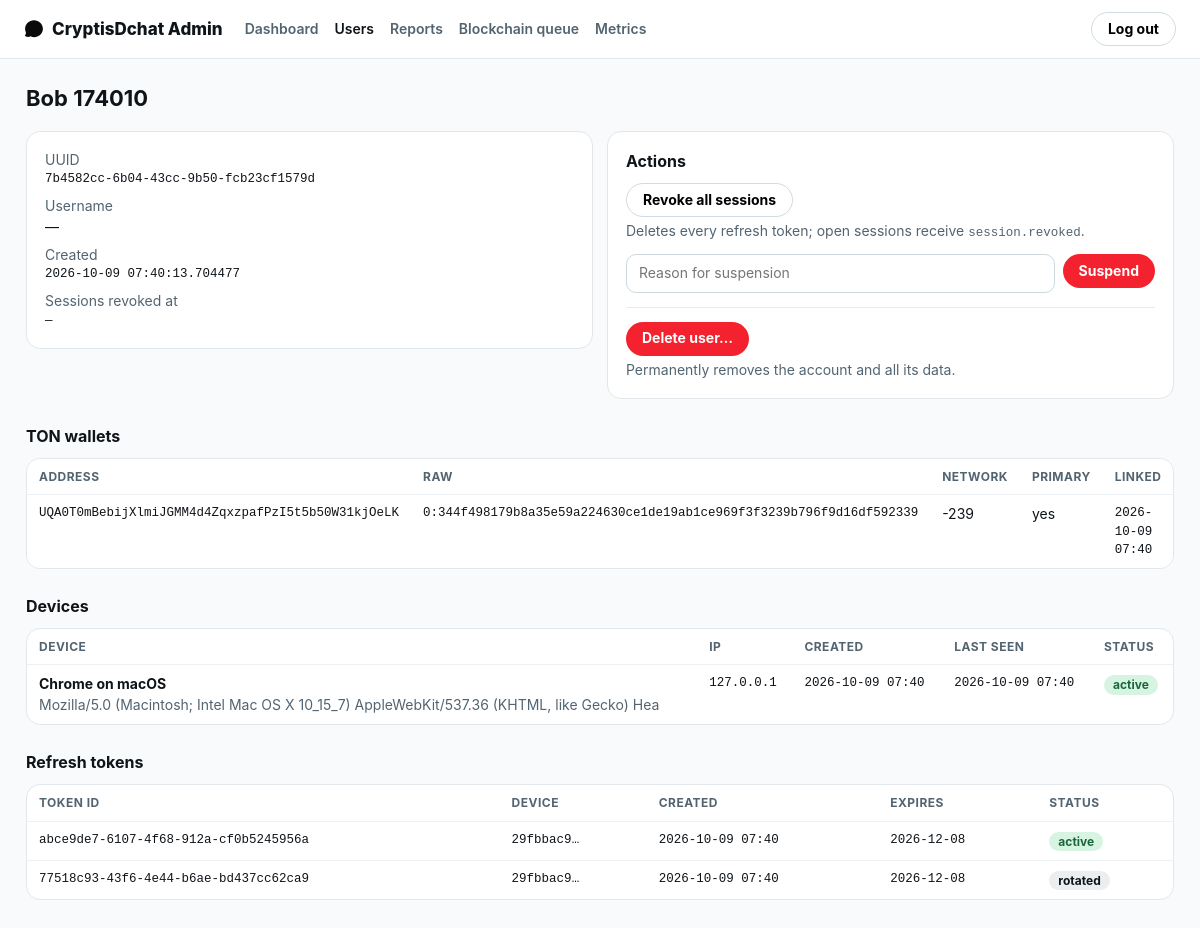
The page /admin/users/7b4582cc-6b04-43cc-9b50-fcb23cf1579d (signed in) on the database its author committed.
### backend/app/models/user.py (models this page shows)
class User(TimestampMixin, Base):
    __tablename__ = "users"
    id: Mapped[str] = mapped_column(String(36), primary_key=True, default=new_uuid)
    display_name: Mapped[str] = mapped_column(String(50), nullable=False, default="")
    username: Mapped[str | None] = mapped_column(String(32), unique=True, nullable=True)
    bio: Mapped[str] = mapped_column(String(160), nullable=False, default="")
    avatar_upload_id: Mapped[str | None] = mapped_column(String(36), nullable=True)
    avatar_tint: Mapped[str] = mapped_column(String(32), nullable=False, default="hsl(204 60% 45%)")
    is_suspended: Mapped[bool] = mapped_column(Boolean, nullable=False, default=False)
    suspended_reason: Mapped[str | None] = mapped_column(String(255), nullable=True)
    sessions_revoked_at: Mapped[datetime | None] = mapped_column(DateTime, nullable=True)
    last_seen_at: Mapped[datetime | None] = mapped_column(DateTime, nullable=True)
    wallets: Mapped[list[UserWallet]] = relationship(back_populates="user", lazy="selectin")

class UserWallet(Base):
    __tablename__ = "user_wallets"
    __table_args__ = (Index("ix_user_wallets_user_id", "user_id"),)
    id: Mapped[str] = mapped_column(String(36), primary_key=True, default=new_uuid)
    user_id: Mapped[str] = mapped_column(String(36), ForeignKey("users.id", ondelete="CASCADE"), nullable=False)
    address: Mapped[str] = mapped_column(String(80), nullable=False, unique=True)  # raw-форма "0:<hex>"
    friendly_address: Mapped[str] = mapped_column(String(64), nullable=False, default="")
    public_key: Mapped[str] = mapped_column(String(64), nullable=False)          # ed25519 hex
    network: Mapped[str] = mapped_column(String(8), nullable=False, default="-239")
    is_primary: Mapped[bool] = mapped_column(Boolean, nullable=False, default=True)
    linked_at: Mapped[datetime] = mapped_column(DateTime, nullable=False, default=utcnow)
    user: Mapped[User] = relationship(back_populates="wallets")

class Device(Base):
    __tablename__ = "devices"
    __table_args__ = (Index("ix_devices_user_id", "user_id"),)
    id: Mapped[str] = mapped_column(String(36), primary_key=True, default=new_uuid)
    user_id: Mapped[str] = mapped_column(String(36), ForeignKey("users.id", ondelete="CASCADE"), nullable=False)
    name: Mapped[str] = mapped_column(String(100), nullable=False, default="Web browser")
    user_agent: Mapped[str] = mapped_column(String(255), nullable=False, default="")
    ip_address: Mapped[str] = mapped_column(String(45), nullable=False, default="")
    created_at: Mapped[datetime] = mapped_column(DateTime, nullable=False, default=utcnow)
    last_seen_at: Mapped[datetime] = mapped_column(DateTime, nullable=False, default=utcnow)
    revoked_at: Mapped[datetime | None] = mapped_column(DateTime, nullable=True)
    client_key_hash: Mapped[str | None] = mapped_column(String(64), nullable=True)
    tokens_revoked_at: Mapped[datetime | None] = mapped_column(DateTime, nullable=True)

class RefreshToken(Base):
    __tablename__ = "refresh_tokens"
    __table_args__ = (
        Index("ix_refresh_tokens_user_id", "user_id"),
        Index("ix_refresh_tokens_device_id", "device_id"),
    )
    id: Mapped[str] = mapped_column(String(36), primary_key=True, default=new_uuid)
    user_id: Mapped[str] = mapped_column(String(36), ForeignKey("users.id", ondelete="CASCADE"), nullable=False)
    device_id: Mapped[str] = mapped_column(String(36), ForeignKey("devices.id", ondelete="CASCADE"), nullable=False)
    token_hash: Mapped[str] = mapped_column(String(64), nullable=False, unique=True)
    created_at: Mapped[datetime] = mapped_column(DateTime, nullable=False, default=utcnow)
    expires_at: Mapped[datetime] = mapped_column(DateTime, nullable=False)
    last_used_at: Mapped[datetime | None] = mapped_column(DateTime, nullable=True)
    revoked_at: Mapped[datetime | None] = mapped_column(DateTime, nullable=True)
    replaced_by_id: Mapped[str | None] = mapped_column(String(36), nullable=True)

### backend/admin_app/views.py (the view)
@bp.get("/admin/users/<uuid>")
@login_required
def user_detail(uuid: str):
    user = db.session.get(User, uuid)
    if user is None:
        return render_template("admin/not_found.html", logout_form=ActionForm()), 404
    devices = db.session.scalars(select(Device).where(Device.user_id == uuid).order_by(Device.last_seen_at.desc())).all()
    tokens = db.session.scalars(select(RefreshToken).where(RefreshToken.user_id == uuid)
                                .order_by(RefreshToken.created_at.desc()).limit(50)).all()
    wallets = db.session.scalars(select(UserWallet).where(UserWallet.user_id == uuid)).all()
    audit("user.view", "user", uuid)
    db.session.commit()
    return render_template("admin/user_detail.html", user=user, devices=devices, tokens=tokens, wallets=wallets,
                           suspend_form=SuspendForm(), action_form=ActionForm(), logout_form=ActionForm(), now=utcnow())

### backend/admin_app/forms.py
class SuspendForm(FlaskForm):
    reason = StringField("Reason", validators=[DataRequired(), Length(max=255)])
    submit = SubmitField("Suspend account")

class ActionForm(FlaskForm):
    submit = SubmitField("Confirm")

### backend/admin_app/views.py (called while the page is built)
def audit(action: str, target_type: str = "", target_id: str = "", **details) -> None:
    db.session.add(AdminAuditLog(
        admin_id=session.get("admin_id"), action=action, target_type=target_type, target_id=str(target_id),
        details=json.dumps(details, default=str), ip_address=(request.remote_addr or "")[:45],
    ))

def login_required(view):
    @wraps(view)
    def wrapper(*args, **kwargs):
        if not session.get("admin_id"):
            return redirect(url_for("admin.login", next=request.path))
        admin = db.session.get(AdminUser, session["admin_id"])
        if admin is None or not admin.is_active:
            session.clear()
            return redirect(url_for("admin.login"))
        return view(*args, **kwargs)
    return wrapper

### backend/app/models/base.py (called while the page is built)
def utcnow() -> datetime:
    return datetime.now(timezone.utc).replace(tzinfo=None)

### backend/admin_app/templates/admin/user_detail.html (shortened to what this page needs)
{% extends "admin/base.html" %}
{% block content %}
<h1>{{ user.display_name or 'User' }} {% if user.is_suspended %}<span class="pill bad">suspended</span>{% endif %}</h1>
<div class="row">
  <div class="card">
    <div class="muted">UUID</div><div class="mono">{{ user.id }}</div>
    <div class="muted" style="margin-top:8px;">Username</div><div>{{ '@' ~ user.username if user.username else '—' }}</div>
    <div class="muted" style="margin-top:8px;">Created</div><div class="mono">{{ user.created_at }}</div>
    <div class="muted" style="margin-top:8px;">Sessions revoked at</div><div class="mono">{{ user.sessions_revoked_at or '—' }}</div>
  </div>
  <div class="card">
    <h2 style="margin-top:0;">Actions</h2>
    <form method="post" action="{{ url_for('admin.revoke_sessions', uuid=user.id) }}" style="margin-bottom:12px;">
      <button type="submit">Revoke all sessions</button>
      <div class="muted" style="margin-top:4px;">Deletes every refresh token; open sessions receive <code>session.revoked</code>.</div>
    </form>
    {% if user.is_suspended %}
    <form method="post" action="{{ url_for('admin.unsuspend', uuid=user.id) }}">
      {{ action_form.hidden_tag() }}<button type="submit" class="primary">Restore account</button>
    </form>
    {% else %}
    <form method="post" action="{{ url_for('admin.suspend', uuid=user.id) }}" style="display:flex;gap:8px;">
      {{ suspend_form.reason(placeholder="Reason for suspension") }}
      <button type="submit" class="danger">Suspend</button>
    </form>
    {% endif %}
    <div style="margin-top:14px;padding-top:14px;border-top:1px solid hsl(200 19% 92%);">
      <a class="btn danger" href="{{ url_for('admin.delete_user_view', uuid=user.id) }}">Delete user…</a>
      <div class="muted" style="margin-top:4px;">Permanently removes the account and all its data.</div>
    </div>
  </div>
</div>
<h2>TON wallets</h2>
<div class="table-wrap"><table>
  <tr><th>Address</th><th>Raw</th><th>Network</th><th>Primary</th><th>Linked</th></tr>
  {% for w in wallets %}
  <tr><td class="mono">{{ w.friendly_address }}</td><td class="mono">{{ w.address }}</td><td>{{ w.network }}</td>
      <td>{{ 'yes' if w.is_primary else '' }}</td><td class="mono">{{ w.linked_at.strftime('%Y-%m-%d %H:%M') }}</td></tr>
  {% endfor %}
</table></div>
<h2>Devices</h2>
<div class="table-wrap"><table>
  <tr><th>Device</th><th>IP</th><th>Created</th><th>Last seen</th><th>Status</th></tr>
  {% for d in devices %}
  <tr><td><b>{{ d.name }}</b><div class="muted">{{ d.user_agent[:90] }}</div></td><td class="mono">{{ d.ip_address }}</td>
      <td class="mono">{{ d.created_at.strftime('%Y-%m-%d %H:%M') }}</td><td class="mono">{{ d.last_seen_at.strftime('%Y-%m-%d %H:%M') }}</td>
      <td>{% if d.revoked_at %}<span class="pill">revoked</span>{% else %}<span class="pill ok">active</span>{% endif %}</td></tr>
  {% else %}<tr><td colspan="5" class="muted">No devices.</td></tr>{% endfor %}
</table></div>
<h2>Refresh tokens</h2>
<div class="table-wrap"><table>
  <tr><th>Token id</th><th>Device</th><th>Created</th><th>Expires</th><th>Status</th></tr>
  {% for t in tokens %}
  <tr><td class="mono">{{ t.id }}</td><td class="mono">{{ t.device_id[:8] }}…</td>
      <td class="mono">{{ t.created_at.strftime('%Y-%m-%d %H:%M') }}</td><td class="mono">{{ t.expires_at.strftime('%Y-%m-%d') }}</td>
      <td>{% if t.revoked_at %}<span class="pill">{{ 'rotated' if t.replaced_by_id else 'revoked' }}</span>
          {% elif t.expires_at < now %}<span class="pill warn">expired</span>
          {% else %}<span class="pill ok">active</span>{% endif %}</td></tr>
  {% else %}<tr><td colspan="5" class="muted">No tokens.</td></tr>{% endfor %}
</table></div>
{% endblock %}

### backend/admin_app/templates/admin/base.html (style rules this page uses)
* { box-sizing: border-box; }
body { margin: 0; font: 14px/1.45 -apple-system, BlinkMacSystemFont, "Segoe UI", Roboto, Helvetica, Arial, sans-serif; color: #0f1419; background: hsl(200 19% 98%); }
a { color: hsl(204 88% 45%); text-decoration: none; }
h1 { font-size: 22px; margin: 0 0 16px; }
h2 { font-size: 16px; margin: 26px 0 10px; }
.card { background: #fff; border: 1px solid hsl(200 19% 90%); border-radius: 14px; padding: 18px; }
.muted { color: #536471; }
.table-wrap { overflow-x: auto; background: #fff; border: 1px solid hsl(200 19% 90%); border-radius: 14px; }
table { width: 100%; border-collapse: collapse; }
th, td { text-align: left; padding: 9px 12px; border-bottom: 1px solid hsl(200 19% 94%); vertical-align: top; }
th { font-size: 12px; text-transform: uppercase; letter-spacing: .04em; color: #536471; }
tr:last-child td { border-bottom: 0; }
code, .mono { font-family: "IBM Plex Mono", ui-monospace, SFMono-Regular, Menlo, monospace; font-size: 12.5px; }
.pill { display: inline-block; padding: 1px 9px; border-radius: 999px; font-size: 12px; font-weight: 700; background: hsl(200 19% 93%); }
.pill.ok { background: hsl(145 55% 90%); color: hsl(145 60% 25%); }
button, .btn { height: 34px; padding: 0 16px; border-radius: 999px; border: 1px solid hsl(200 19% 85%); background: #fff; font-weight: 700; cursor: pointer; font: inherit; font-weight: 700; }
button.danger { background: #f4212e; color: #fff; border: 0; }
input[type=text], input[type=password], select, textarea { font: inherit; padding: 8px 12px; border: 1px solid hsl(200 19% 84%); border-radius: 10px; width: 100%; }
.row { display: flex; gap: 14px; flex-wrap: wrap; align-items: flex-start; }
.row > .card { flex: 1 1 320px; }
a.btn { display: inline-flex; align-items: center; color: #0f1419; text-decoration: none; }
a.btn.danger { background: #f4212e; color: #fff; border: 0; }

### rows shown on the page
User: display_name "Bob 174010", id "7b4582cc-6b04-43cc-9b50-fcb23cf1579d", username "—", created_at "2026-10-09 07:40:13.704477", sessions_revoked_at "—"
UserWallet: friendly_address "UQA0T0mBebijXlmiJGMM4d4ZqxzpafPzI5t5b50W31kjOeLK", address "0:344f498179b8a35e59a224630ce1de19ab1ce969f3f3239b796f9d16df592339", network "-239", is_primary "yes", linked_at "2026-10-09 07:40"
Device: name "Chrome on macOS", user_agent "Mozilla/5.0 (Macintosh; Intel Mac OS X 10_15_7) AppleWebKit/537.36 (KHTML, like Gecko) Hea", ip_address "127.0.0.1", created_at "2026-10-09 07:40", last_seen_at "2026-10-09 07:40", shows "active"
RefreshToken: id "abce9de7-6107-4f68-912a-cf0b5245956a", device_id "29fbbac9", created_at "2026-10-09 07:40", expires_at "2026-12-08", shows "active"
RefreshToken: id "77518c93-43f6-4e44-b6ae-bd437cc62ca9", device_id "29fbbac9", created_at "2026-10-09 07:40", expires_at "2026-12-08", replaced_by_id "rotated"
